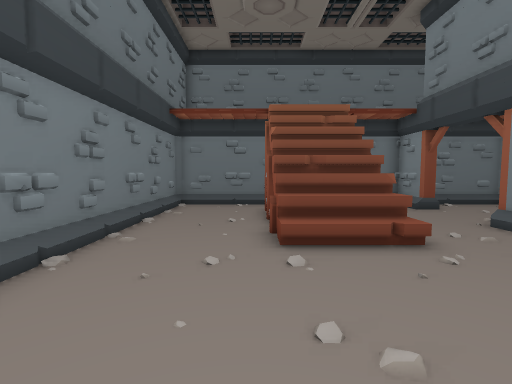
View 1 (above)

12 first-person views from a walk through a Unity game level. The camera is 1.5 m above the floor, tilts 4° down and sees 85° across. The floor is counted in squares, 1 m on a side. Each view is taken from the middle of a square. On the plan, view 1 faces up. The plan holds only what a view shows up to about 14 squares ahead; the rest is blank. The place goes on beyond the plan.

View 2
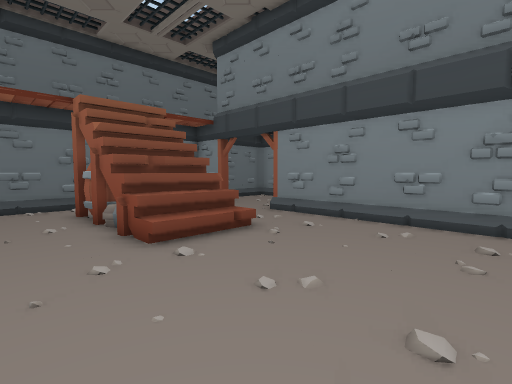

View 3
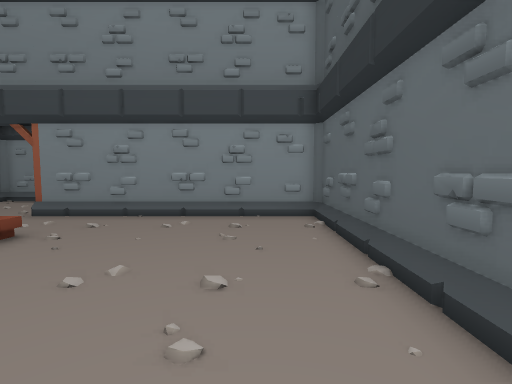

View 4
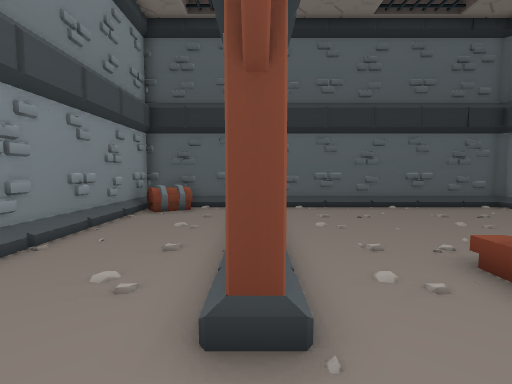

View 5
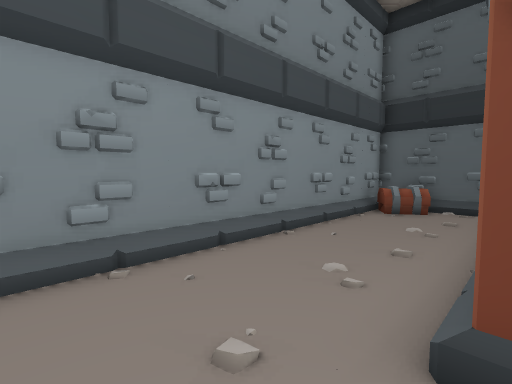

View 6
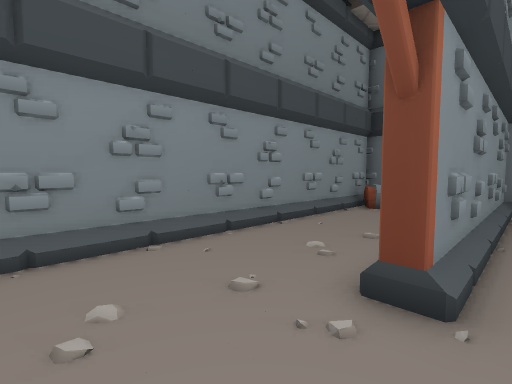

View 7
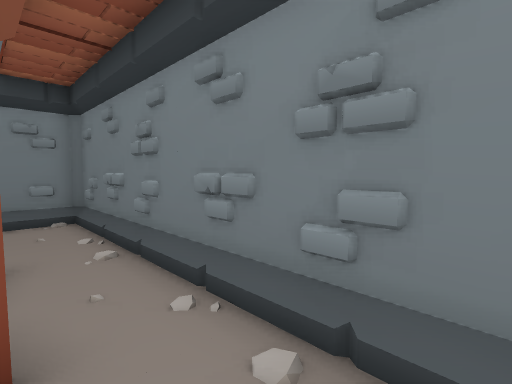

View 8
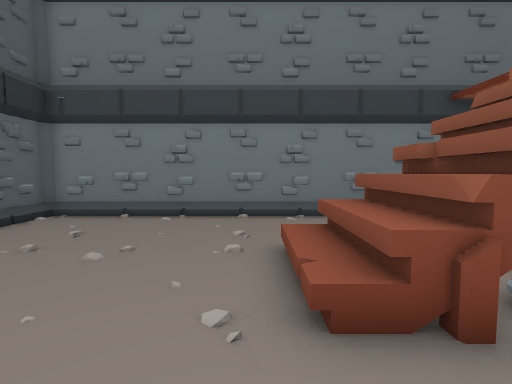

View 9
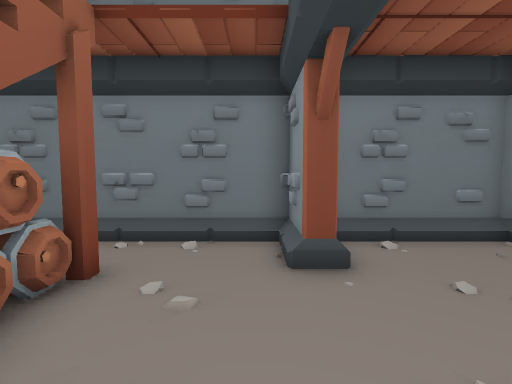

View 10
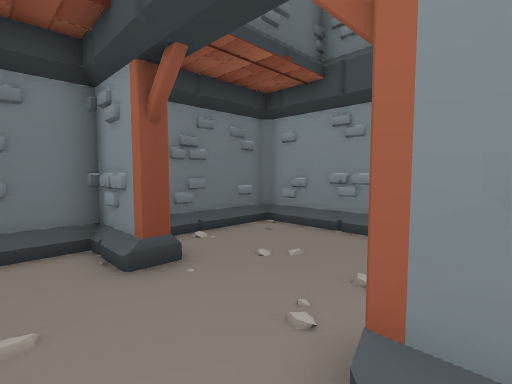

View 11
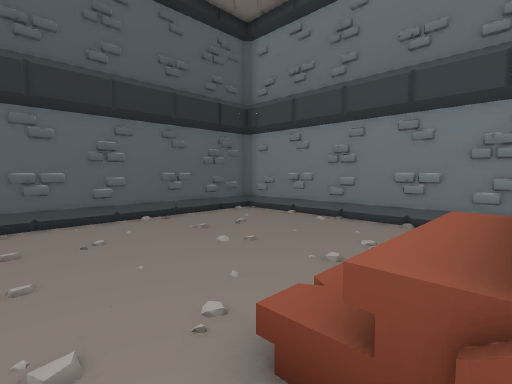

View 12
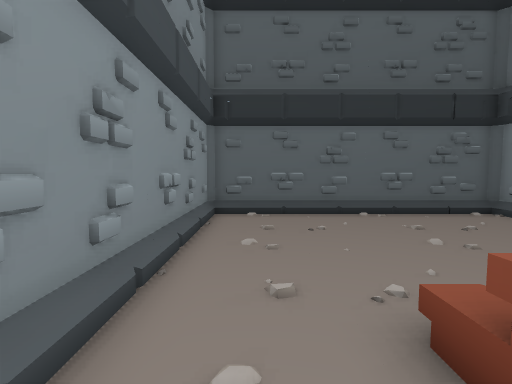

### Floor plan
Key: @ floor where view 1 was taken; # wall or solid block; . floor; / step, stairs or slope; O other object.
Columns run from 4 left of view 1 to 12 right of it. Each row starts with its distance up from view 1.
 14  ###############
 13 ##/////////#...##
 12 #..........#....#
 11 #....#.#........#
 10 #....///........#
  9 #...#///........#
  8 #....///........#
  7 #....///...#....#
  6 #....///...#....#
  5 #....../...#....#
  4 #..........#....#
  3 #..........#....#
  2 #..........#....#
  1 #..........#....#
  0 #...@......#...O#
 -1 #..........#..OO#
 -2 #################

Where each view was taken, in squares from view 1:
view 1: 0 up, 0 right, facing up
view 2: 0 up, 2 left, facing up-right
view 3: 0 up, 3 left, facing right
view 4: 10 up, 7 right, facing down
view 5: 10 up, 7 right, facing down-right
view 6: 11 up, 6 right, facing down-right
view 7: 11 up, 6 right, facing up-left
view 8: 5 up, 6 right, facing left
view 9: 7 up, 6 right, facing up
view 10: 7 up, 5 right, facing up-right
view 11: 7 up, 5 right, facing down-left
view 12: 8 up, 5 right, facing down
